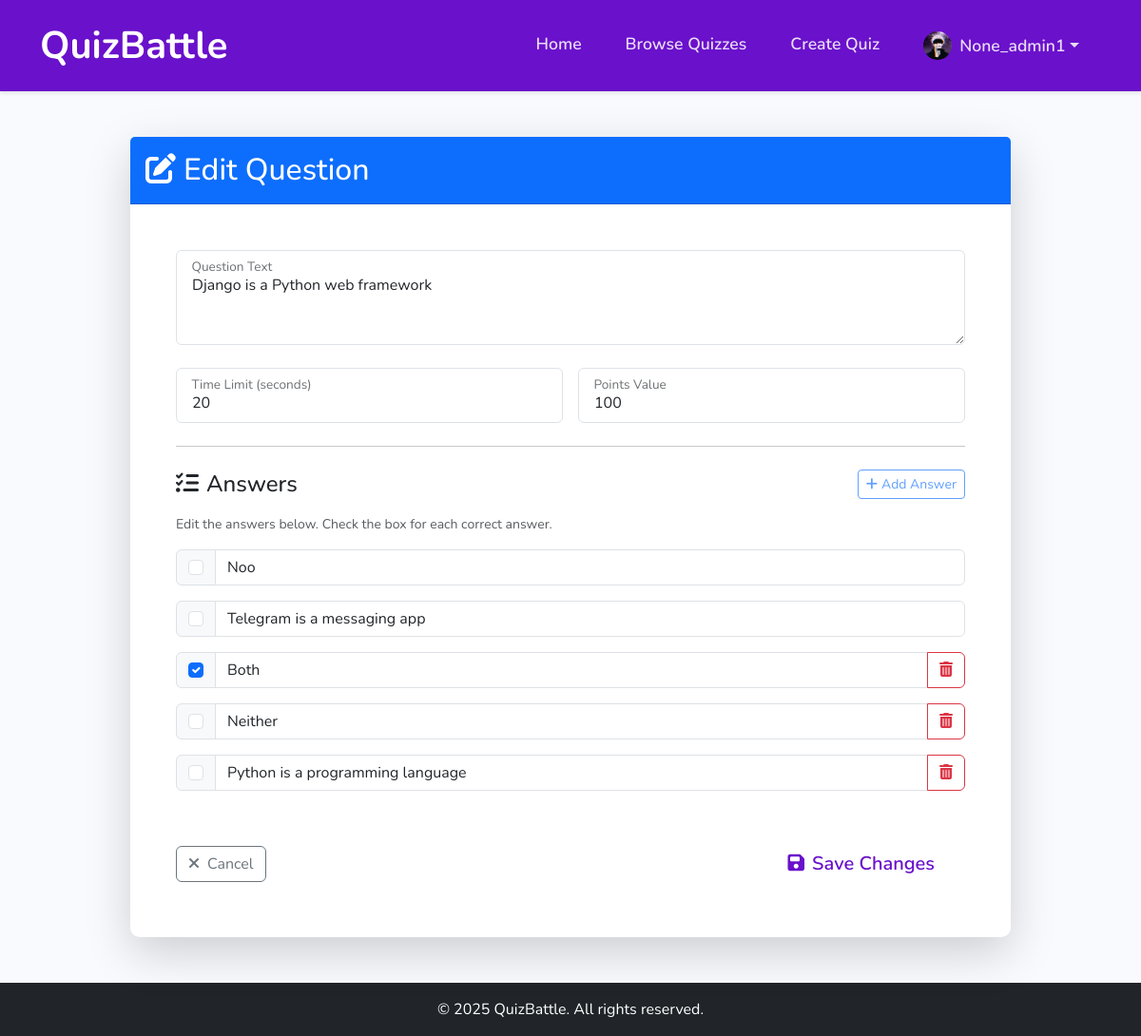
/en/quiz/question/edit/12/ (signed in), run on the app's committed database.
### accounts/models.py (models this page shows, shortened)
class Profile(models.Model):
    ROLE_CHOICES = (
        ('student', 'Student'),
        ('teacher', 'Teacher'),
    )
    user = models.OneToOneField(User, on_delete=models.CASCADE)
    bio = models.TextField(max_length=500, blank=True)
    games_hosted = models.IntegerField(default=0)
    games_played = models.IntegerField(default=0)
    total_points = models.IntegerField(default=0)
    role = models.CharField(max_length=10, choices=ROLE_CHOICES, default='student')
    avatar = models.ImageField(upload_to='avatars/', blank=True, null=True)

### quiz/models.py (models this page shows, shortened)
class Question(models.Model):
    quiz = models.ForeignKey(Quiz, on_delete=models.CASCADE, related_name='questions')
    text = models.CharField(max_length=500)
    image = models.ImageField(upload_to='question_images/', blank=True, null=True)
    time_limit = models.IntegerField(default=20)  # Time limit in seconds
    points = models.IntegerField(default=100)
    order = models.IntegerField(default=0)
    class Meta:
        ordering = ['order']

class Answer(models.Model):
    question = models.ForeignKey(Question, on_delete=models.CASCADE, related_name='answers')
    text = models.CharField(max_length=200)
    is_correct = models.BooleanField(default=False)

### quiz/views.py (the view, shortened to what this page needs)
# urls.py: path('question/edit/<int:question_id>/', views.edit_question, name='edit_question'),
@login_required
def edit_question(request, question_id):
    question = get_object_or_404(Question, id=question_id)
    quiz = question.quiz
    if quiz.created_by != request.user:
        messages.error(request, "You don't have permission to edit this question")
        return redirect('quiz:browse')
    answers = Answer.objects.filter(question=question)
    context = {
        'quiz': quiz,
        'question': question,
        'answers': answers
    }
    return render(request, 'quiz/edit_question.html', context)

### templates/quiz/edit_question.html (shortened to what this page needs)
{% extends 'base/base.html' %}
{% load i18n %}
{% block content %}
<div class="container py-5">
    <div class="row justify-content-center">
        <div class="col-lg-10">
            <div class="card shadow-lg border-0">
                <div class="card-header bg-primary text-white">
                    <h2 class="my-2"><i class="fas fa-edit me-2"></i>{% trans "Edit Question" %}</h2>
                </div>
                <div class="card-body p-4 p-md-5">
                    <form id="questionForm" method="POST" novalidate>
                        <div class="form-floating mb-4">
                            <textarea class="form-control" id="text" name="text" placeholder="{% trans 'Question Text' %}" style="height: 100px" required>{{ question.text }}</textarea>
                            <label for="text">{% trans "Question Text" %}</label>
                        </div>
                        <div class="row g-3 mb-4">
                            <div class="col-md-6">
                                <div class="form-floating">
                                    <input type="number" class="form-control" id="time_limit" name="time_limit" min="5" max="120" value="{{ question.time_limit }}" placeholder="{% trans 'Time Limit (seconds)' %}">
                                    <label for="time_limit">{% trans "Time Limit (seconds)" %}</label>
                                </div>
                            </div>
                            <div class="col-md-6">
                                <div class="form-floating">
                                    <input type="number" class="form-control" id="points" name="points" min="10" step="10" value="{{ question.points }}" placeholder="{% trans 'Points Value' %}">
                                    <label for="points">{% trans "Points Value" %}</label>
                                </div>
                            </div>
                        </div>
                        <hr class="my-4">
                        <div class="d-flex justify-content-between align-items-center mb-3">
                            <h4 class="mb-0"><i class="fas fa-tasks me-2"></i>{% trans "Answers" %}</h4>
                            <button type="button" id="add-answer" class="btn btn-outline-primary btn-sm">
                                <i class="fas fa-plus me-1"></i>{% trans "Add Answer" %}
                            </button>
                        </div>
                        <p class="text-muted small">{% trans "Edit the answers below. Check the box for each correct answer." %}</p>
                        <div id="answers-container">
                            {% for answer in answers %}
                            <div class="input-group mb-3 answer-row">
                                <div class="input-group-text">
                                    <input class="form-check-input mt-0" type="checkbox" name="is_correct" {% if answer.is_correct %}checked{% endif %}>
                                </div>
                                <input type="text" class="form-control" name="answer_text" value="{{ answer.text }}" required>
                                {% if forloop.counter > 2 %}
                                <button class="btn btn-outline-danger remove-answer" type="button" title="{% trans 'Remove answer' %}"><i class="fas fa-trash-alt"></i></button>
                                {% endif %}
                            </div>
                            {% endfor %}
                        </div>
                        <div class="d-flex justify-content-between align-items-center mt-5">
                            <a href="{% url 'quiz:edit' quiz.id %}" class="btn btn-outline-secondary">
                                <i class="fas fa-times me-2"></i>{% trans "Cancel" %}
                            </a>
                            <button type="submit" class="btn btn-primary btn-lg">
                                <i class="fas fa-save me-2"></i>{% trans "Save Changes" %}
                            </button>
                        </div>
                    </form>
                </div>
            </div>
        </div>
    </div>
</div>
{% endblock %}

### templates/base/base.html (shortened to what this page needs)
<!DOCTYPE html>
{% load static %}
{% load i18n %}
<html lang="{{ LANGUAGE_CODE }}">
<head>
    <link href="https://cdn.jsdelivr.net/npm/bootstrap@5.3.0/dist/css/bootstrap.min.css" rel="stylesheet">
    <link rel="stylesheet" href="https://cdnjs.cloudflare.com/ajax/libs/font-awesome/6.4.0/css/all.min.css">
    <link rel="stylesheet" href="{% static 'css/custom.css' %}">
    <link rel="stylesheet" href="{% static 'css/home.css' %}">
    <link rel="stylesheet" href="{% static 'css/game.css' %}">
</head>
<body class="d-flex flex-column min-vh-100">
    <nav class="navbar navbar-expand-lg navbar-dark">
        <div class="container">
            <a class="navbar-brand" href="{% url 'home' %}">QuizBattle</a>
            <div class="collapse navbar-collapse" id="navbarNav">
                <ul class="navbar-nav ms-auto">
                    <li class="nav-item">
                        <a class="nav-link" href="{% url 'home' %}">Home</a>
                    </li>
                    <li class="nav-item">
                        <a class="nav-link" href="{% url 'quiz:browse' %}">{% trans "Browse Quizzes" %}</a>
                    </li>
                    {% if user.is_authenticated %}
                        {% if user.profile.role == 'teacher' %}
                        <li class="nav-item">
                            <a class="nav-link" href="{% url 'quiz:create' %}">{% trans "Create Quiz" %}</a>
                        </li>
                        {% else %}
                        <li class="nav-item">
                            <a class="nav-link" href="{% url 'game:join' %}">{% trans "Join Game" %}</a>
                        </li>
                        {% endif %}
                        <li class="nav-item dropdown">
                            <a class="nav-link dropdown-toggle d-flex align-items-center" href="#" id="navbarDropdown" role="button" data-bs-toggle="dropdown" aria-expanded="false">
                                {% if user.profile.avatar %}
                                <img src="{{ user.profile.avatar.url }}" alt="Avatar" class="rounded-circle me-2" width="30" height="30">
                                {% else %}
                                <img src="{% static 'images/default-avatar.png' %}" alt="Avatar" class="rounded-circle me-2" width="30" height="30">
                                {% endif %}
                                {{ user.username }}
                            </a>
                        </li>
                    {% endif %}
                </ul>
            </div>
        </div>
    </nav>
    <main>
        <div class="toast-container position-fixed top-0 end-0 p-3" style="z-index: 1100">
        </div>
        {% block content %}{% endblock %}
    </main>
    {% block footer %}
    <footer class="mt-auto py-3 bg-dark text-white">
        <div class="container text-center">
            <p class="mb-0">&copy; 2025 QuizBattle. All rights reserved.</p>
        </div>
    </footer>
    {% endblock %}
</body>
</html>

### static/css/custom.css (style rules this page uses)
:root { --primary-color: #7c4dff; --secondary-color: #ff5722; --success-color: #4caf50; --danger-color: #f44336; --dark-color: #212121; --light-color: #f5f5f5; }
body { font-family: 'Nunito', sans-serif; background-color: #f9fafe; color: #333; }
.navbar { background-color: var(--primary-color); box-shadow: 0 2px 4px rgba(0,0,0,0.1); padding: 0.8rem 0; }
.navbar-brand { font-weight: 700; font-size: 2.5rem; color: white; }
.navbar-nav .nav-link { color: rgba(255,255,255,0.85); font-weight: 600; transition: color 0.3s; margin: 0 15px; font-size: 1.1rem; }
.btn-primary { background-color: var(--primary-color); border-color: var(--primary-color); }
.card { border-radius: 10px; box-shadow: 0 4px 6px rgba(0,0,0,0.05); transition: transform 0.3s, box-shadow 0.3s; border: none; }
footer { background-color: var(--dark-color); color: white; padding: 1.5rem 0; text-align: center; }
.form-floating > .form-control { height: calc(3.5rem + 2px); padding: 1rem; }
.form-floating > label { padding: 1rem; }
.toast-container { z-index: 1100; }
.answer-row .remove-answer { border-top-left-radius: 0; border-bottom-left-radius: 0; }
#add-answer:disabled { cursor: not-allowed; opacity: 0.65; }

### static/css/home.css (style rules this page uses)
:root { --primary-color: #6a11cb; --secondary-color: #2575fc; --light-gray: #f8f9fa; --dark-text: #343a40; --light-text: #6c757d; --border-color: #dee2e6; --card-shadow: 0 10px 30px rgba(0,0,0,0.07); }
.btn-primary { background-color: white; color: var(--primary-color); border: 2px solid white; font-weight: 600; padding: 12px 30px; transition: all 0.3s ease; border-radius: 50px; }

### data on the page
Question: text "Django is a Python web framework", time_limit "20", points "100"
Answer: answer_text "Noo"
Answer: answer_text "Telegram is a messaging app"
Answer: is_correct "☑", answer_text "Both"
Answer: answer_text "Neither"
Answer: answer_text "Python is a programming language"

### other printed values
{{ user.username }} "None_admin1"
